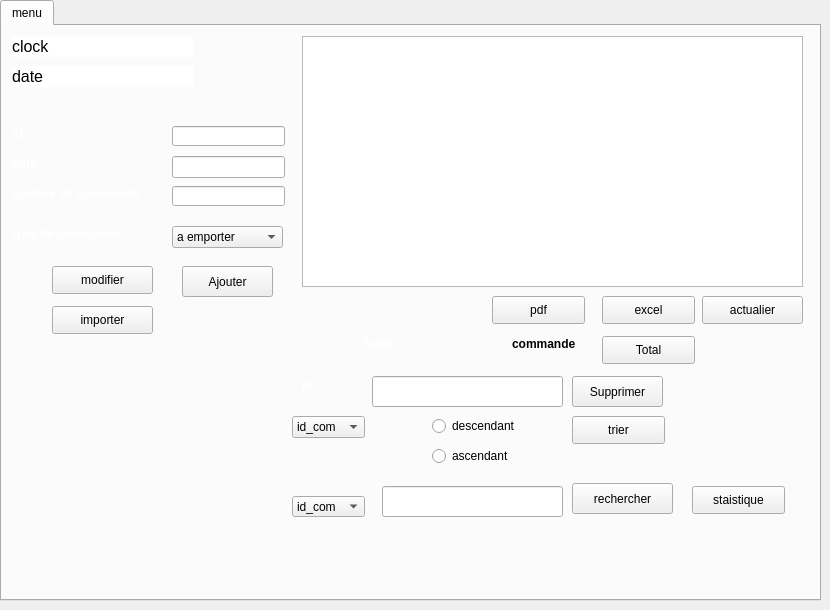
   <widget class="QWidget" name="tab_2">
    <attribute name="title">
     <string>Gestion des commandes</string>
    </attribute>
    <widget class="QTabWidget" name="affichage2">
     <property name="geometry">
      <rect>
       <x>0</x>
       <y>0</y>
       <width>821</width>
       <height>601</height>
      </rect>
     </property>
     <property name="currentIndex">
      <number>0</number>
     </property>
     <widget class="QWidget" name="tab_11">
      <attribute name="title">
       <string>menu</string>
      </attribute>
      <widget class="QLabel" name="label_15">
       <property name="geometry">
        <rect>
         <x>10</x>
         <y>130</y>
         <width>71</width>
         <height>16</height>
        </rect>
       </property>
       <property name="text">
        <string>&lt;html&gt;&lt;head/&gt;&lt;body&gt;&lt;p&gt;&lt;span style=&quot; font-weight:600; color:#ffffff;&quot;&gt;date&lt;/span&gt;&lt;/p&gt;&lt;/body&gt;&lt;/html&gt;</string>
       </property>
      </widget>
      <widget class="QLabel" name="label_17">
       <property name="geometry">
        <rect>
         <x>10</x>
         <y>160</y>
         <width>151</width>
         <height>16</height>
        </rect>
       </property>
       <property name="text">
        <string>&lt;html&gt;&lt;head/&gt;&lt;body&gt;&lt;p&gt;&lt;span style=&quot; font-weight:600; color:#ffffff;&quot;&gt;nombre de commande&lt;/span&gt;&lt;/p&gt;&lt;/body&gt;&lt;/html&gt;</string>
       </property>
      </widget>
      <widget class="QLineEdit" name="le_com">
       <property name="geometry">
        <rect>
         <x>170</x>
         <y>100</y>
         <width>113</width>
         <height>20</height>
        </rect>
       </property>
      </widget>
      <widget class="QLineEdit" name="le_nb">
       <property name="geometry">
        <rect>
         <x>170</x>
         <y>160</y>
         <width>113</width>
         <height>20</height>
        </rect>
       </property>
      </widget>
      <widget class="QPushButton" name="pb_ajouter">
       <property name="geometry">
        <rect>
         <x>180</x>
         <y>240</y>
         <width>91</width>
         <height>31</height>
        </rect>
       </property>
       <property name="text">
        <string>Ajouter</string>
       </property>
       <property name="icon">
        <iconset resource="design.qrc">
         <normaloff>:/StyleSheet/verifier-signer_318-9087.jpg</normaloff>:/StyleSheet/verifier-signer_318-9087.jpg</iconset>
       </property>
      </widget>
      <widget class="QLabel" name="label_42">
       <property name="geometry">
        <rect>
         <x>10</x>
         <y>100</y>
         <width>121</width>
         <height>16</height>
        </rect>
       </property>
       <property name="text">
        <string>&lt;html&gt;&lt;head/&gt;&lt;body&gt;&lt;p&gt;&lt;span style=&quot; font-weight:600; color:#ffffff;&quot;&gt;id &lt;/span&gt;&lt;/p&gt;&lt;/body&gt;&lt;/html&gt;</string>
       </property>
      </widget>
      <widget class="QLineEdit" name="le_date">
       <property name="geometry">
        <rect>
         <x>170</x>
         <y>130</y>
         <width>113</width>
         <height>22</height>
        </rect>
       </property>
      </widget>
      <widget class="QTableView" name="tableView_4">
       <property name="geometry">
        <rect>
         <x>300</x>
         <y>10</y>
         <width>501</width>
         <height>251</height>
        </rect>
       </property>
      </widget>
      <widget class="QLineEdit" name="le_idsupprimer_2">
       <property name="geometry">
        <rect>
         <x>370</x>
         <y>350</y>
         <width>191</width>
         <height>31</height>
        </rect>
       </property>
       <property name="styleSheet">
        <string notr="true">m_myWidget = new QWidget(this); m_myWidget-&gt;setGeometry(0, 0, 300, 100); QPalette pal = palette();</string>
       </property>
      </widget>
      <widget class="QLabel" name="label_43">
       <property name="geometry">
        <rect>
         <x>300</x>
         <y>350</y>
         <width>41</width>
         <height>20</height>
        </rect>
       </property>
       <property name="text">
        <string>&lt;html&gt;&lt;head/&gt;&lt;body&gt;&lt;p&gt;&lt;span style=&quot; font-weight:600; color:#ffffff;&quot;&gt;id &lt;/span&gt;&lt;/p&gt;&lt;/body&gt;&lt;/html&gt;</string>
       </property>
      </widget>
      <widget class="QPushButton" name="pb_supprimer">
       <property name="geometry">
        <rect>
         <x>570</x>
         <y>350</y>
         <width>91</width>
         <height>31</height>
        </rect>
       </property>
       <property name="text">
        <string>Supprimer</string>
       </property>
       <property name="icon">
        <iconset>
         <normaloff>:/StyleSheet/seo-social-web-network-internet_262_icon-icons.com_61518.png</normaloff>:/StyleSheet/seo-social-web-network-internet_262_icon-icons.com_61518.png</iconset>
       </property>
      </widget>
      <widget class="QComboBox" name="triecommande">
       <property name="geometry">
        <rect>
         <x>290</x>
         <y>390</y>
         <width>73</width>
         <height>22</height>
        </rect>
       </property>
       <item>
        <property name="text">
         <string>id_com</string>
        </property>
       </item>
       <item>
        <property name="text">
         <string>date_com</string>
        </property>
       </item>
       <item>
        <property name="text">
         <string>nombre_come</string>
        </property>
       </item>
      </widget>
      <widget class="QLineEdit" name="linecomande">
       <property name="geometry">
        <rect>
         <x>380</x>
         <y>460</y>
         <width>181</width>
         <height>31</height>
        </rect>
       </property>
      </widget>
      <widget class="QPushButton" name="rech_but">
       <property name="geometry">
        <rect>
         <x>570</x>
         <y>457</y>
         <width>101</width>
         <height>31</height>
        </rect>
       </property>
       <property name="text">
        <string>rechercher</string>
       </property>
       <property name="icon">
        <iconset resource="design.qrc">
         <normaloff>:/StyleSheet/kisspng-computer-icons-magnifying-glass-clip-art-glass-buttons-5ae1a2958d8b85.9342250715247366615798.jpg</normaloff>:/StyleSheet/kisspng-computer-icons-magnifying-glass-clip-art-glass-buttons-5ae1a2958d8b85.9342250715247366615798.jpg</iconset>
       </property>
      </widget>
      <widget class="QPushButton" name="modifiercom">
       <property name="geometry">
        <rect>
         <x>50</x>
         <y>240</y>
         <width>101</width>
         <height>28</height>
        </rect>
       </property>
       <property name="text">
        <string>modifier</string>
       </property>
       <property name="icon">
        <iconset resource="design.qrc">
         <normaloff>:/StyleSheet/kisspng-computer-icons-user-profile-icon-design-edit-5b21054a784701.8199027215288906984927.jpg</normaloff>:/StyleSheet/kisspng-computer-icons-user-profile-icon-design-edit-5b21054a784701.8199027215288906984927.jpg</iconset>
       </property>
      </widget>
      <widget class="QComboBox" name="recombo">
       <property name="geometry">
        <rect>
         <x>290</x>
         <y>470</y>
         <width>73</width>
         <height>21</height>
        </rect>
       </property>
       <item>
        <property name="text">
         <string>id_com</string>
        </property>
       </item>
       <item>
        <property name="text">
         <string>date_com</string>
        </property>
       </item>
       <item>
        <property name="text">
         <string>nombre_come</string>
        </property>
       </item>
      </widget>
      <widget class="QLabel" name="label_24">
       <property name="geometry">
        <rect>
         <x>0</x>
         <y>0</y>
         <width>821</width>
         <height>581</height>
        </rect>
       </property>
       <property name="styleSheet">
        <string notr="true">background-color:tranparent;

border-image:url(:/StyleSheet/111.jpg);

background:none;

border:none;

background-repeat:none;</string>
       </property>
       <property name="text">
        <string/>
       </property>
      </widget>
      <widget class="QPushButton" name="pushButton_3">
       <property name="geometry">
        <rect>
         <x>50</x>
         <y>280</y>
         <width>101</width>
         <height>28</height>
        </rect>
       </property>
       <property name="text">
        <string>importer</string>
       </property>
       <property name="icon">
        <iconset resource="design.qrc">
         <normaloff>:/StyleSheet/téléchargé.png</normaloff>:/StyleSheet/téléchargé.png</iconset>
       </property>
      </widget>
      <widget class="QPushButton" name="triercom">
       <property name="geometry">
        <rect>
         <x>570</x>
         <y>390</y>
         <width>93</width>
         <height>28</height>
        </rect>
       </property>
       <property name="text">
        <string>trier</string>
       </property>
       <property name="icon">
        <iconset resource="design.qrc">
         <normaloff>:/StyleSheet/117264.png</normaloff>:/StyleSheet/117264.png</iconset>
       </property>
      </widget>
      <widget class="QRadioButton" name="decend">
       <property name="geometry">
        <rect>
         <x>430</x>
         <y>390</y>
         <width>97</width>
         <height>20</height>
        </rect>
       </property>
       <property name="text">
        <string>descendant</string>
       </property>
      </widget>
      <widget class="QRadioButton" name="asend">
       <property name="geometry">
        <rect>
         <x>430</x>
         <y>420</y>
         <width>97</width>
         <height>20</height>
        </rect>
       </property>
       <property name="text">
        <string>ascendant</string>
       </property>
      </widget>
      <widget class="QLabel" name="label_26">
       <property name="geometry">
        <rect>
         <x>10</x>
         <y>200</y>
         <width>141</width>
         <height>16</height>
        </rect>
       </property>
       <property name="text">
        <string>&lt;html&gt;&lt;head/&gt;&lt;body&gt;&lt;p&gt;&lt;span style=&quot; font-weight:600; color:#ffffff;&quot;&gt;type de commande&lt;/span&gt;&lt;/p&gt;&lt;/body&gt;&lt;/html&gt;</string>
       </property>
      </widget>
      <widget class="QComboBox" name="combotype">
       <property name="geometry">
        <rect>
         <x>170</x>
         <y>200</y>
         <width>111</width>
         <height>22</height>
        </rect>
       </property>
       <item>
        <property name="text">
         <string>a emporter</string>
        </property>
       </item>
       <item>
        <property name="text">
         <string>sur place</string>
        </property>
       </item>
      </widget>
      <widget class="QPushButton" name="pushButton">
       <property name="geometry">
        <rect>
         <x>600</x>
         <y>310</y>
         <width>93</width>
         <height>28</height>
        </rect>
       </property>
       <property name="text">
        <string>Total</string>
       </property>
      </widget>
      <widget class="QLabel" name="label_28">
       <property name="geometry">
        <rect>
         <x>360</x>
         <y>310</y>
         <width>56</width>
         <height>16</height>
        </rect>
       </property>
       <property name="text">
        <string>&lt;html&gt;&lt;head/&gt;&lt;body&gt;&lt;p&gt;&lt;span style=&quot; font-weight:600; color:#ffffff;&quot;&gt;Total:&lt;/span&gt;&lt;/p&gt;&lt;/body&gt;&lt;/html&gt;</string>
       </property>
      </widget>
      <widget class="QLabel" name="total">
       <property name="geometry">
        <rect>
         <x>420</x>
         <y>310</y>
         <width>56</width>
         <height>16</height>
        </rect>
       </property>
       <property name="font">
        <font>
         <pointsize>10</pointsize>
         <weight>75</weight>
         <bold>true</bold>
         <underline>true</underline>
        </font>
       </property>
       <property name="tabletTracking">
        <bool>false</bool>
       </property>
       <property name="acceptDrops">
        <bool>false</bool>
       </property>
       <property name="styleSheet">
        <string notr="true">background-color:tranparent;

border-image:url(:/StyleSheet/11.jpg);

background:none;

border:none;

background-repeat:none;</string>
       </property>
       <property name="text">
        <string>&lt;html&gt;&lt;head/&gt;&lt;body&gt;&lt;p&gt;&lt;span style=&quot; color:#ffffff;&quot;&gt;&lt;br/&gt;&lt;/span&gt;&lt;/p&gt;&lt;/body&gt;&lt;/html&gt;</string>
       </property>
      </widget>
      <widget class="QLabel" name="label_dt">
       <property name="geometry">
        <rect>
         <x>510</x>
         <y>310</y>
         <width>71</width>
         <height>16</height>
        </rect>
       </property>
       <property name="styleSheet">
        <string notr="true">background-color:tranparent;

border-image:url(:/StyleSheet/11.jpg);

background:none;

border:none;

background-repeat:none;</string>
       </property>
       <property name="text">
        <string>&lt;html&gt;&lt;head/&gt;&lt;body&gt;&lt;p&gt;&lt;span style=&quot; font-weight:600; color:#000000;&quot;&gt;commande&lt;/span&gt;&lt;/p&gt;&lt;/body&gt;&lt;/html&gt;</string>
       </property>
      </widget>
      <widget class="QPushButton" name="pushButton_5">
       <property name="geometry">
        <rect>
         <x>700</x>
         <y>270</y>
         <width>101</width>
         <height>28</height>
        </rect>
       </property>
       <property name="text">
        <string>actualier</string>
       </property>
       <property name="icon">
        <iconset resource="design.qrc">
         <normaloff>:/StyleSheet/pngtree-cartoon-arrow-icon-download-image_1256957.jpg</normaloff>:/StyleSheet/pngtree-cartoon-arrow-icon-download-image_1256957.jpg</iconset>
       </property>
      </widget>
      <widget class="QLabel" name="clock_2">
       <property name="geometry">
        <rect>
         <x>10</x>
         <y>10</y>
         <width>181</width>
         <height>21</height>
        </rect>
       </property>
       <property name="font">
        <font>
         <pointsize>12</pointsize>
        </font>
       </property>
       <property name="styleSheet">
        <string notr="true">background-color:tranparent;

border-image:url(:/image/800088.jpg);

background:white;

border:none;

background-repeat:none;

</string>
       </property>
       <property name="text">
        <string>clock</string>
       </property>
      </widget>
      <widget class="QLabel" name="date_2">
       <property name="geometry">
        <rect>
         <x>10</x>
         <y>40</y>
         <width>181</width>
         <height>21</height>
        </rect>
       </property>
       <property name="font">
        <font>
         <pointsize>12</pointsize>
        </font>
       </property>
       <property name="styleSheet">
        <string notr="true">background-color:tranparent;

border-image:url(:/image/800088.jpg);

background:white;

border:none;

background-repeat:none;
</string>
       </property>
       <property name="text">
        <string>&lt;html&gt;&lt;head/&gt;&lt;body&gt;&lt;p&gt;date&lt;/p&gt;&lt;/body&gt;&lt;/html&gt;</string>
       </property>
      </widget>
      <widget class="QPushButton" name="excel">
       <property name="geometry">
        <rect>
         <x>600</x>
         <y>270</y>
         <width>93</width>
         <height>28</height>
        </rect>
       </property>
       <property name="text">
        <string>excel</string>
       </property>
      </widget>
      <widget class="QPushButton" name="satist">
       <property name="geometry">
        <rect>
         <x>690</x>
         <y>460</y>
         <width>93</width>
         <height>28</height>
        </rect>
       </property>
       <property name="text">
        <string>staistique</string>
       </property>
      </widget>
      <widget class="QPushButton" name="pdf_com">
       <property name="geometry">
        <rect>
         <x>490</x>
         <y>270</y>
         <width>93</width>
         <height>28</height>
        </rect>
       </property>
       <property name="text">
        <string>pdf</string>
       </property>
      </widget>
      <zorder>label_24</zorder>
      <zorder>label_15</zorder>
      <zorder>label_17</zorder>
      <zorder>le_com</zorder>
      <zorder>le_nb</zorder>
      <zorder>pb_ajouter</zorder>
      <zorder>label_42</zorder>
      <zorder>le_date</zorder>
      <zorder>tableView_4</zorder>
      <zorder>le_idsupprimer_2</zorder>
      <zorder>label_43</zorder>
      <zorder>pb_supprimer</zorder>
      <zorder>triecommande</zorder>
      <zorder>linecomande</zorder>
      <zorder>rech_but</zorder>
      <zorder>modifiercom</zorder>
      <zorder>recombo</zorder>
      <zorder>pushButton_3</zorder>
      <zorder>triercom</zorder>
      <zorder>decend</zorder>
      <zorder>asend</zorder>
      <zorder>label_26</zorder>
      <zorder>combotype</zorder>
      <zorder>pushButton</zorder>
      <zorder>label_28</zorder>
      <zorder>total</zorder>
      <zorder>label_dt</zorder>
      <zorder>pushButton_5</zorder>
      <zorder>clock_2</zorder>
      <zorder>date_2</zorder>
      <zorder>excel</zorder>
      <zorder>satist</zorder>
      <zorder>pdf_com</zorder>
     </widget>
    </widget>
   </widget>
